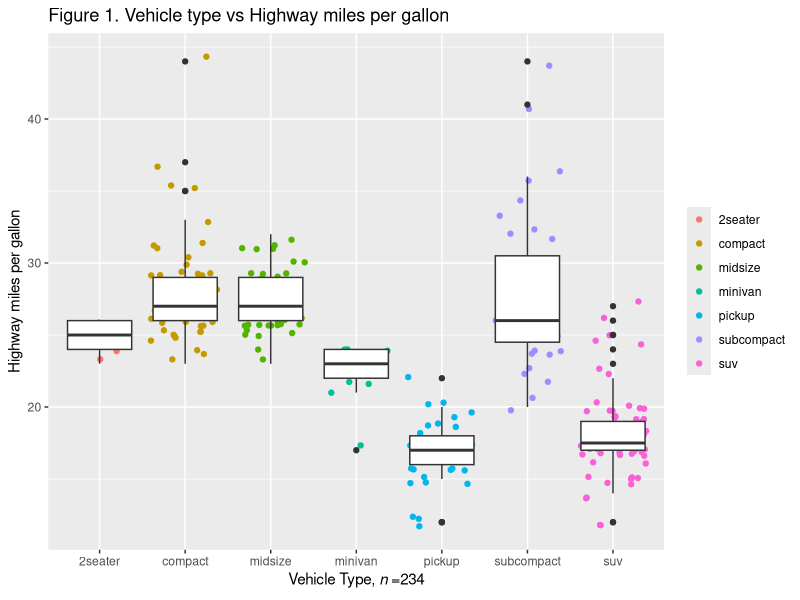
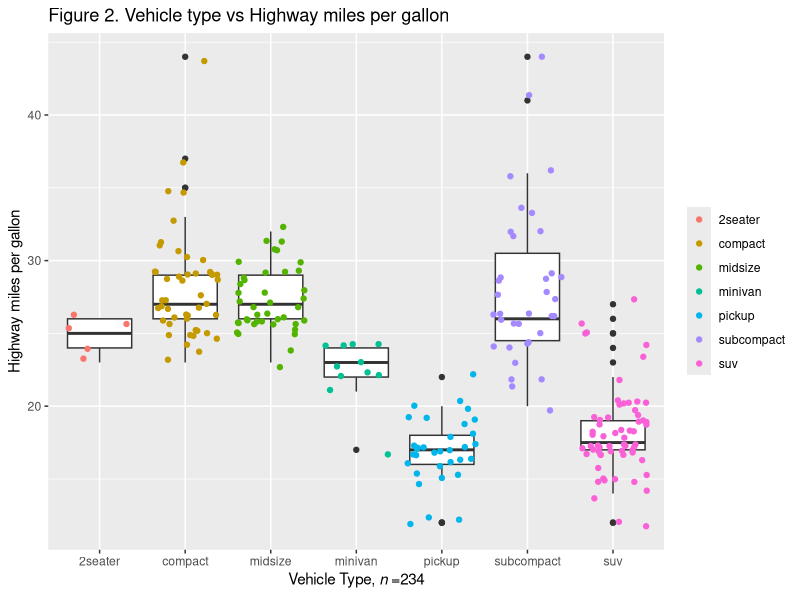

Recreate these plots in R, in order.
## ---- chunk 1
library(ggplot2)
ggplot(data = mpg, aes(x = class, y = hwy)) +
  geom_jitter(aes(colour = class)) +
  geom_boxplot() +
  xlab(expression('Vehicle Type,'~italic(n)~'=234')) +
  ylab('Highway miles per gallon') +
  ggtitle('Figure 1. Vehicle type vs Highway miles per gallon') +
  theme(legend.title = element_blank())
## ---- chunk 2
library(ggplot2)
ggplot(data = mpg, aes(x = class, y = hwy)) +
  geom_boxplot() +
  xlab(expression('Vehicle Type,'~italic(n)~'=234')) +
  ylab('Highway miles per gallon') +
  ggtitle('Figure 2. Vehicle type vs Highway miles per gallon') +
  geom_jitter(aes(colour = class)) +
  theme(legend.title = element_blank())
